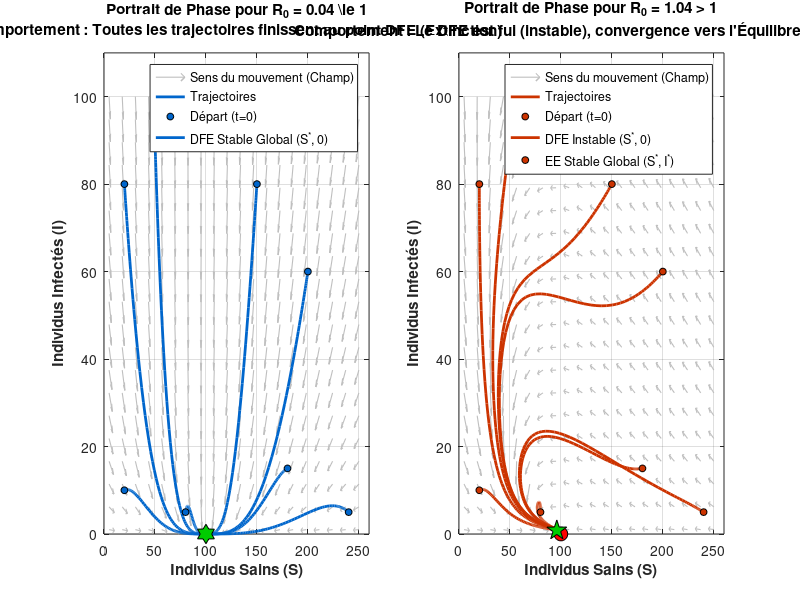

The MATLAB script that drew this image:
function main_Portrait_Phase_SEIR_Complet()
    % =====================================================================
    % PARAMÈTRES BIOLOGIQUES ET DÉMOGRAPHIQUES FIXES
    % =====================================================================
    Lambda = 10;     % Taux de recrutement
    alpha  = 0.5;    % Taux d'incubation (E -> I)
    gamma  = 0.3;    % Taux de guérison
    mu     = 0.1;    % Taux de mortalité naturelle
    
    % Temps de simulation pour les trajectoires
    tspan = [0 200]; 
    
    % Conditions initiales diversifiées pour bien remplir l'espace de phase (S, I)
    % Format : [S0, E0, I0, R0]
    S0_samples = [20,  50, 150, 200,  20, 80, 180, 240];
    I0_samples = [80,  90,  80,  60,  10,  5,  15,  5];
    E0_default = 10;
    R0_default = 0;
    
    % Configuration de la fenêtre d'affichage
    figure('Position', [50, 100, 1350, 600], 'Color', [1 1 1]);
    
    % =====================================================================
    % SOUS-GRAPHIQUE 1 : CAS R0 < 1 (beta = 0.0002) -> EXTINCTION
    % =====================================================================
    beta_cas1 = 0.0002; 
    
    % Calcul du R0 pour le cas 1
    R0_1 = (beta_cas1 * Lambda * alpha) / (mu * (mu + alpha) * (mu + gamma));
    
    % Point d'équilibre sans maladie (DFE)
    S_DFE1 = Lambda / mu; % Égal à 100
    I_DFE1 = 0;
    
    subplot(1, 2, 1);
    hold on; box on; grid on;
    
    % 1. Champ de directions (Vecteurs normalisés pour le sens du mouvement)
    [S_mesh, I_mesh] = meshgrid(linspace(5, 250, 20), linspace(1, 100, 20));
    dS1 = Lambda - beta_cas1.*S_mesh.*I_mesh - mu.*S_mesh;
    dI1 = (alpha/(mu+alpha)).*beta_cas1.*S_mesh.*I_mesh - (mu+gamma).*I_mesh; 
    Norm1 = sqrt(dS1.^2 + dI1.^2);
    quiver(S_mesh, I_mesh, dS1./Norm1, dI1./Norm1, 0.4, 'Color', [0.75 0.75 0.75], 'LineWidth', 0.8);
    
    % 2. Tracé des trajectoires (Flux dynamique)
    for k = 1:length(S0_samples)
        X0 = [S0_samples(k); E0_default; I0_samples(k); R0_default];
        [~, X] = ode45(@(t,X) seir_system(t,X,Lambda,beta_cas1,alpha,gamma,mu), tspan, X0);
        
        % Trajectoire en bleu (Extinction)
        plot(X(:,1), X(:,3), 'Color', [0 0.4 0.8], 'LineWidth', 2);
        % Point de départ de la trajectoire
        plot(X(1,1), X(1,3), 'ok', 'MarkerFaceColor', [0 0.4 0.8], 'MarkerSize', 5);
    end
    
    % 3. Tracé du point d'équilibre DFE (STABLE GLOBALE)
    plot(S_DFE1, I_DFE1, 'Marker', 'h', 'MarkerSize', 14, 'MarkerEdgeColor', 'k', 'MarkerFaceColor', [0 0.8 0]);
    
    % Mises en page du graphique 1
    xlabel('Individus Sains (S)', 'FontSize', 11, 'FontWeight', 'bold');
    ylabel('Individus Infectés (I)', 'FontSize', 11, 'FontWeight', 'bold');
    title({['Portrait de Phase pour R_0 = ', numless(R0_1), ' \le 1'], ...
           'Comportement : Toutes les trajectoires finissent au point DFE (Extinction)'}, 'FontSize', 11);
    xlim([0 260]); ylim([0 110]);
    legend('Sens du mouvement (Champ)', 'Trajectoires', 'Départ (t=0)', 'DFE Stable Global (S^*, 0)', 'Location', 'northeast');
    
    % =====================================================================
    % SOUS-GRAPHIQUE 2 : CAS R0 > 1 (beta = 0.008) -> PERSISTANCE ENDÉMIQUE
    % =====================================================================
    beta_cas2 = 0.005; 
    
    % Calcul du R0 pour le cas 2
    R0_2 = (beta_cas2 * Lambda * alpha) / (mu * (mu + alpha) * (mu + gamma));
    
    % Point d'équilibre sans maladie (DFE) -> Devenu INSTABLE
    S_DFE2 = Lambda / mu; 
    I_DFE2 = 0;
    
    % Point d'équilibre endémique (EE) -> STABLE GLOBALE
    S_EE = ((mu + alpha) * (mu + gamma)) / (alpha * beta_cas2); % Égal à 48
    I_EE = (Lambda - mu * S_EE) / (beta_cas2 * S_EE);          % Égal à 21.66
    
    subplot(1, 2, 2);
    hold on; box on; grid on;
    
    % 1. Champ de directions
    dS2 = Lambda - beta_cas2.*S_mesh.*I_mesh - mu.*S_mesh;
    dI2 = (alpha/(mu+alpha)).*beta_cas2.*S_mesh.*I_mesh - (mu+gamma).*I_mesh;
    Norm2 = sqrt(dS2.^2 + dI2.^2);
    quiver(S_mesh, I_mesh, dS2./Norm2, dI2./Norm2, 0.4, 'Color', [0.75 0.75 0.75], 'LineWidth', 0.8);
    
    % 2. Tracé des trajectoires
    for k = 1:length(S0_samples)
        X0 = [S0_samples(k); E0_default; I0_samples(k); R0_default];
        [~, X] = ode45(@(t,X) seir_system(t,X,Lambda,beta_cas2,alpha,gamma,mu), tspan, X0);
        
        % Trajectoire en rouge/orange (Persistance endémique)
        plot(X(:,1), X(:,3), 'Color', [0.8 0.2 0], 'LineWidth', 2);
        % Point de départ
        plot(X(1,1), X(1,3), 'ok', 'MarkerFaceColor', [0.8 0.2 0], 'MarkerSize', 5);
    end
    
    % 3. Tracé des deux points d'équilibre
    % Le DFE qui est devenu INSTABLE (marqué en ROUGE)
    plot(S_DFE2, I_DFE2, 'Marker', 'o', 'MarkerSize', 10, 'MarkerEdgeColor', 'k', 'MarkerFaceColor', [1 0 0]); 
    % L'équilibre Endémique (EE) qui est STABLE GLOBAL (marqué en ÉTOILE VERTE)
    plot(S_EE, I_EE, 'Marker', 'pentagram', 'MarkerSize', 15, 'MarkerEdgeColor', 'k', 'MarkerFaceColor', [0 0.8 0]);
    
    % Mises en page du graphique 2
    xlabel('Individus Sains (S)', 'FontSize', 11, 'FontWeight', 'bold');
    ylabel('Individus Infectés (I)', 'FontSize', 11, 'FontWeight', 'bold');
    title({['Portrait de Phase pour R_0 = ', numless(R0_2), ' > 1'], ...
           'Comportement : Le DFE est fui (instable), convergence vers l''Équilibre Endémique'}, 'FontSize', 11);
    xlim([0 260]); ylim([0 110]);
    legend('Sens du mouvement (Champ)', 'Trajectoires', 'Départ (t=0)', 'DFE Instable (S^*, 0)', 'EE Stable Global (S^*, I^*)', 'Location', 'northeast');
end

% =====================================================================
% ENCAPSULATION DES ÉQUATIONS DIFFÉRENTIELLES DU SYSTÈME SEIR
% =====================================================================
function dXdt = seir_system(~, X, Lambda, beta, alpha, gamma, mu)
    S = X(1); E = X(2); I = X(3); R = X(4);
    
    dSdt = Lambda - beta*S*I - mu*S;
    dEdt = beta*S*I - (mu + alpha)*E;
    dIdt = alpha*E - (mu + gamma)*I;
    dRdt = gamma*I - mu*R;
    
    dXdt = [dSdt; dEdt; dIdt; dRdt];
end

% Fonction auxiliaire pour formater l'affichage de R0 dans les titres
function str = numless(val)
    str = num2str(val, '%.2f');
end
